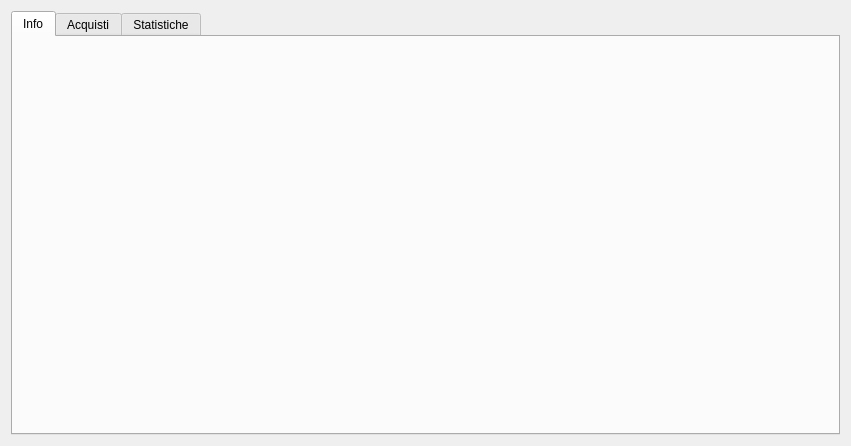
<?xml version="1.0" encoding="UTF-8"?>
<ui version="4.0">
 <class>productView</class>
 <widget class="QWidget" name="productView">
  <property name="geometry">
   <rect>
    <x>0</x>
    <y>0</y>
    <width>851</width>
    <height>446</height>
   </rect>
  </property>
  <property name="windowTitle">
   <string>Form</string>
  </property>
  <layout class="QHBoxLayout" name="horizontalLayout">
   <item>
    <widget class="QTabWidget" name="tabview">
     <property name="currentIndex">
      <number>0</number>
     </property>
     <widget class="QWidget" name="tab_1">
      <attribute name="title">
       <string>Info</string>
      </attribute>
      <layout class="QGridLayout" name="gridLayout_2">
       <item row="0" column="0">
        <widget class="ProductEditor" name="edit" native="true">
         <property name="minimumSize">
          <size>
           <width>700</width>
           <height>250</height>
          </size>
         </property>
        </widget>
       </item>
      </layout>
     </widget>
     <widget class="QWidget" name="tabTrans">
      <attribute name="title">
       <string>Acquisti</string>
      </attribute>
      <layout class="QGridLayout" name="gridLayout_3">
       <item row="0" column="0">
        <widget class="transactions" name="trans" native="true"/>
       </item>
      </layout>
     </widget>
     <widget class="QWidget" name="tabStats">
      <attribute name="title">
       <string>Statistiche</string>
      </attribute>
      <layout class="QGridLayout" name="gridLayout_4">
       <item row="0" column="0">
        <widget class="statistics" name="stats" native="true"/>
       </item>
      </layout>
     </widget>
    </widget>
   </item>
  </layout>
 </widget>
 <customwidgets>
  <customwidget>
   <class>ProductEditor</class>
   <extends>QWidget</extends>
   <header>producteditor.h</header>
   <container>1</container>
  </customwidget>
  <customwidget>
   <class>transactions</class>
   <extends>QWidget</extends>
   <header>transactions.h</header>
   <container>1</container>
  </customwidget>
  <customwidget>
   <class>statistics</class>
   <extends>QWidget</extends>
   <header>statistics.h</header>
   <container>1</container>
  </customwidget>
 </customwidgets>
 <resources/>
 <connections/>
</ui>
